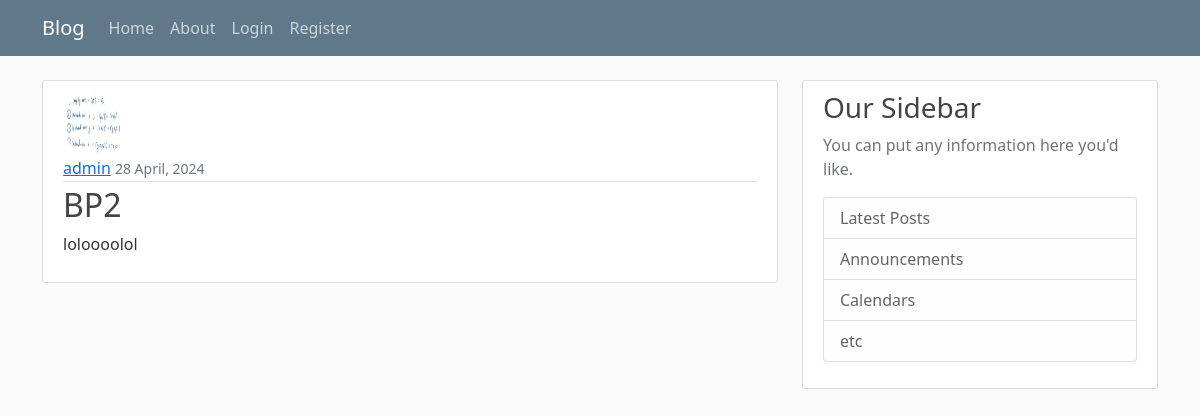
Before: /blog/post/4/ with the older database file.
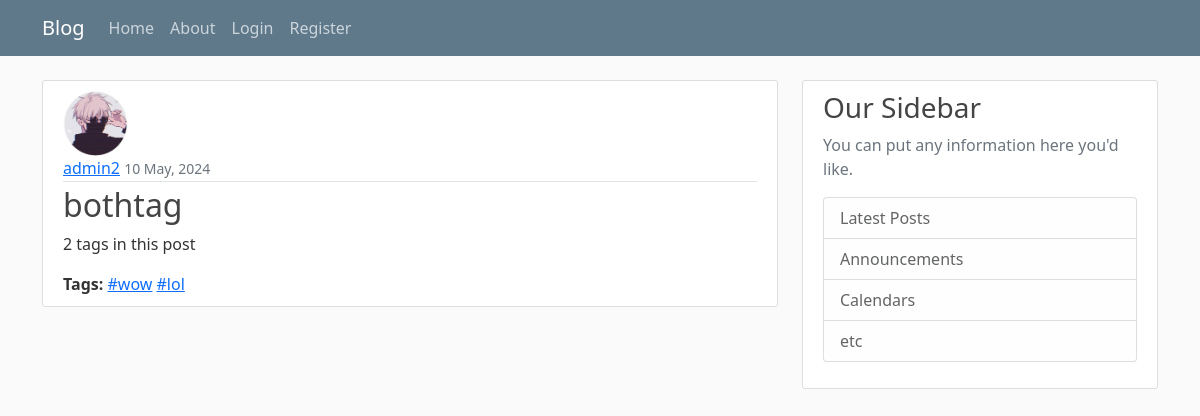
After: the same page with the newer database file.
### blog/models.py (models this page shows, shortened)
class Post(models.Model):
    title = models.CharField(max_length=100)
    content = models.TextField()
    date = models.DateTimeField(default=timezone.now)
    author = models.ForeignKey(User, on_delete=models.CASCADE)
    tags = models.ManyToManyField(Tag, blank=True)

class Tag(models.Model):
    name = models.CharField(max_length=50, unique=True)

### users/models.py (models this page shows, shortened)
class Profile(models.Model):
    user = models.OneToOneField(User, on_delete=models.CASCADE)
    image = models.ImageField(default='default.jpg', upload_to='profile_pics')

### blog/views.py (the view)
# urls.py: path('post/<int:pk>/', PostDetailView.as_view(), name='post-detail'),
class PostDetailView(DetailView):
    model = Post

### blog/templates/blog/post_detail.html
{% extends "blog/base.html" %}
{% block content %}
    <article class="media content-section">
        <img class="rounded-circle article-img" src="{{ object.author.profile.image.url }}">
        <div class="media-body">
            <div class="article-metadata">
                <a class="mr-2" href="#">{{ object.author }}</a>
                <small class="text-muted">{{ object.date|date:"d F, Y" }}</small>
            </div>
            <h2>{{ object.title }}</h2>
            <p class="article-content">{{ object.content }}</p>
            {% if object.tags.exists %}
            <div class="article-tags">
                <strong>Tags:</strong>
                {% for tag in object.tags.all %}
                    <a href="{% url 'search-tags' tag.name %}">#{{ tag.name }}</a>
                {% endfor %}
            </div>
            {% endif %}
        </div>
    </article>
{% endblock content %}

Changed rows visible on the page:
changed Post: author.profile.image: picture removed, a placeholder shows; author "admin" → "admin2"; date "28 April, 2024" → "10 May, 2024"; title "BP2" → "bothtag"; content "loloooolol" → "2 tags in this post"
added Tag: name "wow"
added Tag: name "lol"
Other visible differences:
text now shown: "Tags:"
